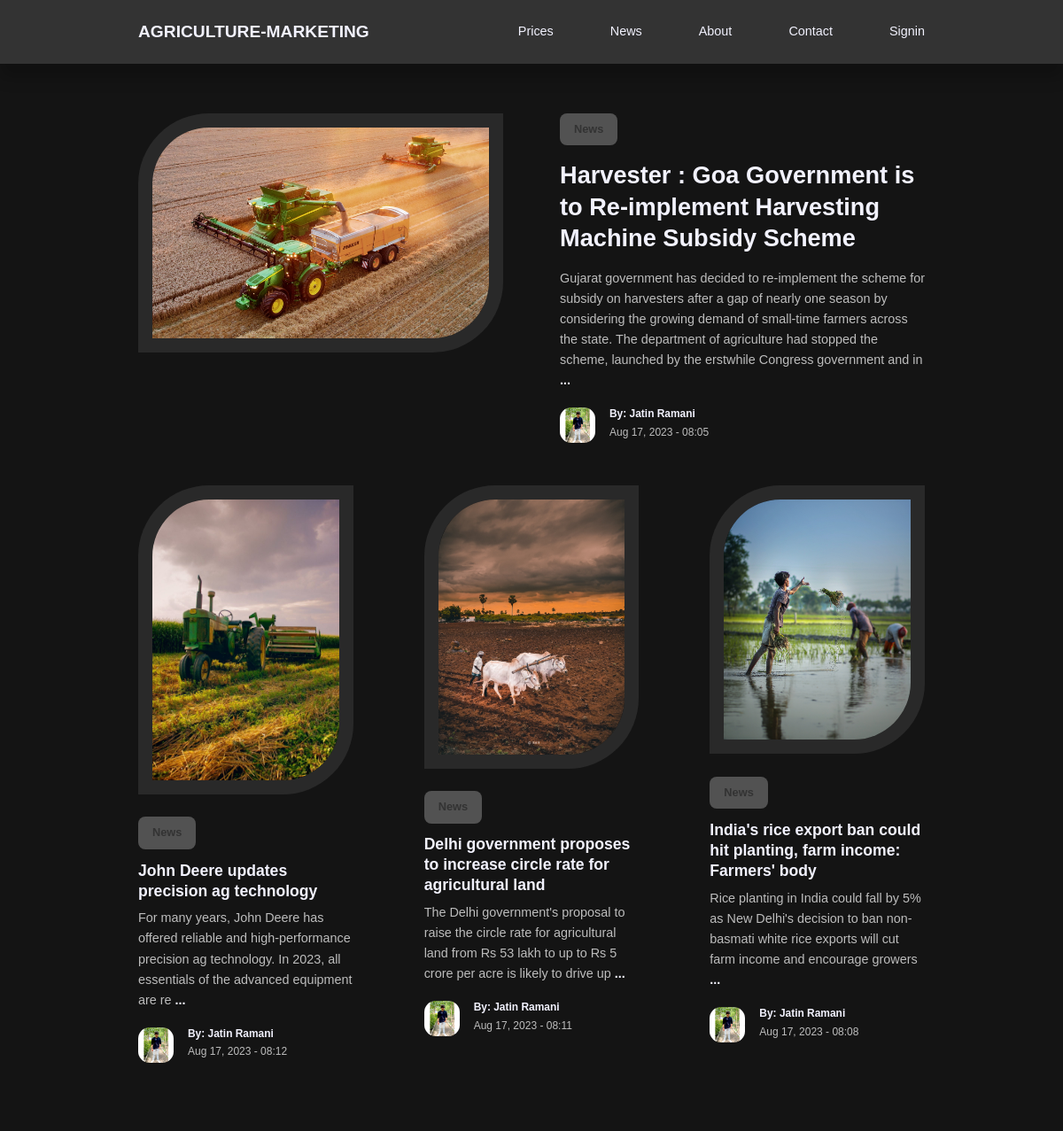
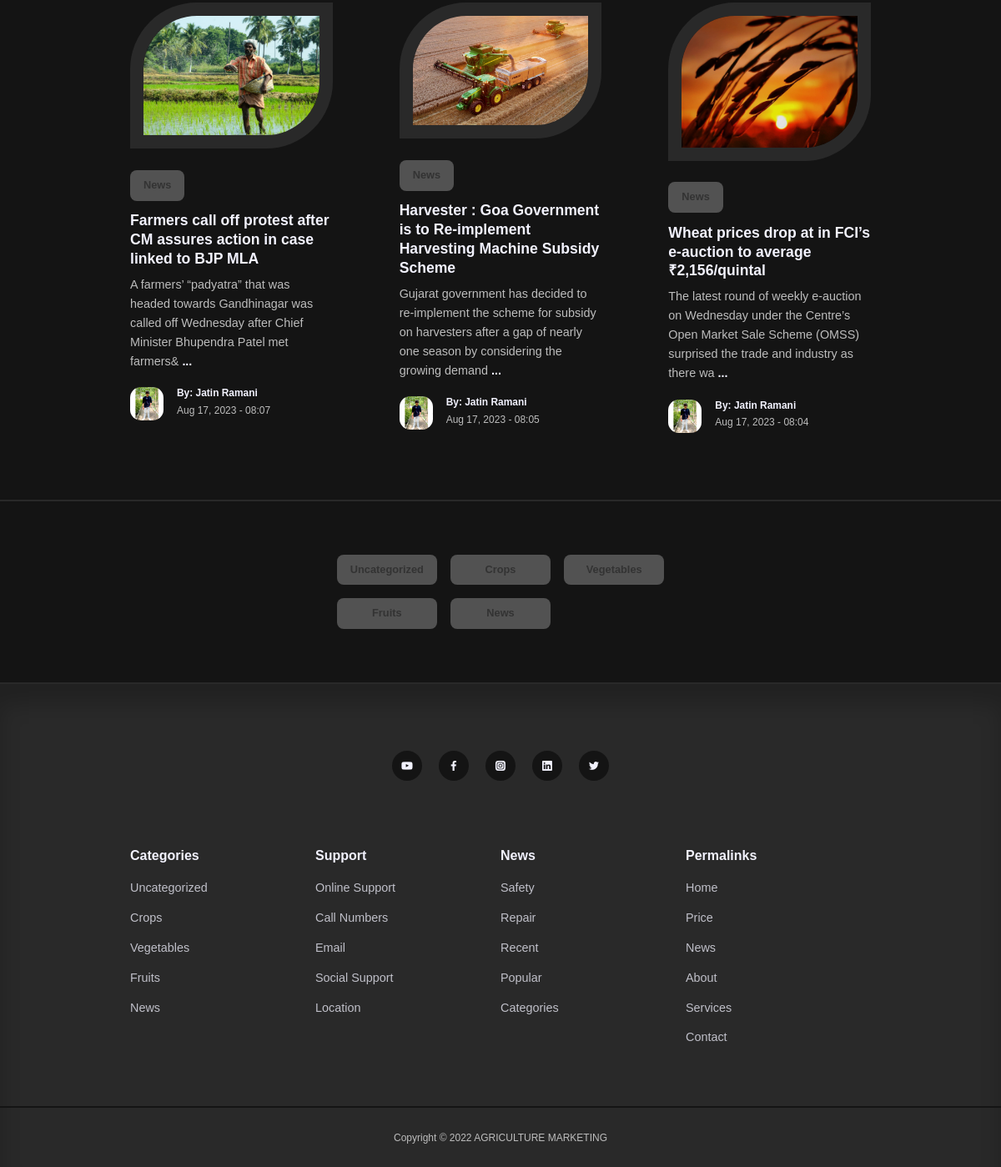
The page / on the database its author committed (2 pictures, top to bottom).
### tables this page shows
CREATE TABLE `posts` (
  `id` int(11) UNSIGNED NOT NULL,
  `title` varchar(255) NOT NULL,
  `body` text NOT NULL,
  `thumbnail` varchar(255) NOT NULL,
  `date_time` timestamp NOT NULL DEFAULT current_timestamp(),
  `category_id` int(11) UNSIGNED DEFAULT NULL,
  `author_id` int(11) UNSIGNED NOT NULL,
  `is_featured` tinyint(1) NOT NULL
);

CREATE TABLE `categories` (
  `id` int(11) UNSIGNED NOT NULL,
  `title` varchar(50) NOT NULL,
  `description` text NOT NULL
);

CREATE TABLE `users` (
  `id` int(11) UNSIGNED NOT NULL,
  `firstname` varchar(50) NOT NULL,
  `lastname` varchar(50) NOT NULL,
  `username` varchar(50) NOT NULL,
  `email` varchar(50) NOT NULL,
  `password` varchar(255) NOT NULL,
  `avatar` varchar(255) NOT NULL,
  `is_admin` tinyint(1) NOT NULL
);

### index.php (the view)
<?php include 'partials/header.php';
$featured_query = "SELECT * FROM posts WHERE is_featured=1";
$featured_result = mysqli_query($connection, $featured_query);
$featured= mysqli_fetch_assoc($featured_result);
$query= "SELECT * FROM posts ORDER BY date_time DESC LIMIT 6";
$posts = mysqli_query($connection, $query);
?>
<?php if (mysqli_num_rows($featured_result) == 1) : ?>
<section class="featured">
    <div class="container featured__container">
        <div class="post__thumbnail">
           <a href="<?= ROOT_URL ?>post.php?id=<?= $featured['id'] ?>"> <img src="./images/<?= $featured['thumbnail'] ?>"></a>
        </div>
        <div class="post__info">
            <?php
            $category_id = $featured['category_id'];
            $category_query = "SELECT * FROM categories WHERE id=$category_id";
            $category_result = mysqli_query($connection, $category_query);
            $category = mysqli_fetch_assoc($category_result);
            ?>
            <a href="<?= ROOT_URL ?>category-post.php?id=<?= $category['id'] ?>" class="category__button" ><?= $category['title'] ?></a>
            <h2 class="post__title"><a href="<?= ROOT_URL ?>post.php?id=<?= $featured['id'] ?>"><?= $featured['title'] ?></a></h2>
            <p class="post__body">
            <?= substr($featured['body'], 0, 300) ?><a href="<?= ROOT_URL ?>post.php?id=<?= $featured['id'] ?>"> <b>...</b></a>
           </p>
            <div class="post__author">
                <?php
                $author_id = $featured[ 'author_id'];
                $author_query = "SELECT * FROM users WHERE id=$author_id";
                $author_result = mysqli_query($connection, $author_query);
                $author= mysqli_fetch_assoc($author_result);
                ?>
                <div class="post__author-avatar">
                    <img src="./images/<?= $author['avatar'] ?>">
                </div>
                <div class="post__author-info">
                    <h5>By: <?= "{$author['firstname']} {$author['lastname']}" ?></h5>
                    <small>
                       <?= date("M d, Y - H:i", strtotime($featured['date_time'])) ?>
                    </small>
                </div>
            </div>
        </div>
   </div>
</section>
<?php endif ?>
<section class="posts <?= $featured ? '' : 'section__extra-margin' ?> ">
    <div class="container posts__container">
        <?php while ($post = mysqli_fetch_assoc($posts)) : ?>
        <article class="post">
            <div class="post__thumbnail">
            <a href="<?= ROOT_URL ?>post.php?id=<?= $post['id'] ?>"> <img src="./images/<?= $post['thumbnail'] ?>"></a>
            </div>
            <div class="post__info">
            <?php
            $category_id = $post['category_id'];
            $category_query = "SELECT * FROM categories WHERE id=$category_id";
            $category_result = mysqli_query($connection, $category_query);
            $category = mysqli_fetch_assoc($category_result);
            ?>
                <a href="<?= ROOT_URL ?>category-post.php?id=<?= $category['id'] ?>" class="category__button"><?= $category['title'] ?></a>
                <h3 class="post__title">
                    <a href="<?= ROOT_URL ?>post.php?id=<?= $post['id'] ?>"><?= $post['title'] ?></a>
                </h3>
            <p class="post__body">
            <?= substr($post['body'], 0, 150) ?><a href="<?= ROOT_URL ?>post.php?id=<?= $post['id'] ?>"> <b>...</b></a>
            </p>
            <div class="post__author">
            <?php
                $author_id = $post[ 'author_id'];
                $author_query = "SELECT * FROM users WHERE id=$author_id";
                $author_result = mysqli_query($connection, $author_query);
                $author= mysqli_fetch_assoc($author_result);
                ?>
                <div class="post__author-avatar">
                    <img src="./images/<?= $author['avatar'] ?>">
                </div>
                <div class="post__author-info">
                      <h5>By: <?= "{$author['firstname']} {$author['lastname']}" ?></h5>
                      <small>
                      <?= date("M d, Y - H:i", strtotime($post['date_time'])) ?>
                      </small>
                </div>
            </div>
        </div>
        </article>
        <?php endwhile ?>
        </div>
    </section>
    <section class="category__buttons">
        <div class="container category__buttons-container">
            <?php
            $all_categories_query = "SELECT * FROM categories";
            $all_categories = mysqli_query($connection, $all_categories_query);
            ?>
            <?php while ($category = mysqli_fetch_assoc($all_categories)) : ?>
                <a href="<?= ROOT_URL ?>category-post.php?id=<?= $category['id'] ?>" class="category__button"><?= $category['title'] ?></a>
            <?php endwhile ?>
            </div>
      </section>
      <?php include 'partials/footer.php'; ?>

### partials/header.php (shortened to what this page needs)
<!DOCTYPE html>
<html lang="en">
  <head>
     <link rel="stylesheet" href="<?= ROOT_URL ?>css/style.css">
     <link rel="stylesheet" href="https://unicons.iconscout.com/release/v4.0.0/css/line.css">
     <link href="<?= ROOT_URL ?>css/fonts.css" rel="stylesheet">
  </head>
 <body>
    <nav>
        <div class="container nav_container">
            <a href="<?= ROOT_URL ?>" class="nav__logo">AGRICULTURE-MARKETING</a>
            <ul class="nav__items">
                <li><a href="<?= ROOT_URL ?>price.php">Prices</a></li>
                <li><a href="<?= ROOT_URL ?>news.php">News</a></li>
                <li><a href="<?= ROOT_URL ?>about.php">About</a></li>
             <li><a href="<?= ROOT_URL ?>contact.php">Contact</a></li>
             <?php if(isset($_SESSION['user-id'])): ?>
               <li class="nav_profile">
               <div class="avatar">
                   <img src="<?= ROOT_URL . 'images/' . $avatar['avatar'] ?>">
               </div>
             <ul>
                <li><a href="<?= ROOT_URL ?>admin/index.php">Dashboard</a></li>
                <li><a href="<?= ROOT_URL ?>logout.php">Logout</a></li>
             </ul>
             </li>
             <?php else : ?>
             <li><a href="<?= ROOT_URL ?>signin.php">Signin</a></li>
             <?php endif ?>
           </ul>
        </div>
</nav>

### partials/footer.php (shortened to what this page needs)
<?php
require 'config/database.php';
?>
<footer>
            <div class="footer__socials">
                <a href="https://youtube.com"  target="_blank"><i class="uil uil-youtube"></i></a>
                <a href="https://facebook.com" target="_blank"><i class="uil uil-facebook-f"></i></a>
                <a href="https://instagram.com" target="_blank"><i class="uil uil-instagram-alt"></i></a>
                <a href="https://linkedin.com" target="_blank"><i class="uil uil-linkedin"></i></a>
                <a href="https://twitter.com" target="_blank"><i class="uil uil-twitter"></i></a>
            </div>
         <div class="container footer__container">
            <article>
                <h4>Categories</h4>
                <ul>
                <?php
            $all_categories_query = "SELECT * FROM categories";
            $all_categories = mysqli_query($connection, $all_categories_query);
            ?>
                <?php while ($category = mysqli_fetch_assoc($all_categories)) : ?>
                   <li><a href="<?= ROOT_URL ?>category-post.php?id=<?= $category['id'] ?>"><?= $category['title'] ?></a></li>
                   <?php endwhile ?>
                    </ul>
              </article>
              <article>
                <h4>Support</h4>
                <ul>
                   <li><a href="">Online Support</a></li>
                   <li><a href="">Call Numbers</a></li>
                   <li><a href="">Email</a></li>
                   <li><a href="">Social Support</a></li>
                   <li><a href="">Location</a></li>
                    </ul>
              </article>
               <article>
                <h4>News</h4>
                <ul>
                   <li><a href="">Safety</a></li>
                   <li><a href="">Repair</a></li>
                   <li><a href="">Recent</a></li>
                   <li><a href="">Popular</a></li>
                   <li><a href="">Categories</a></li>
                    </ul>
              </article>
              <article>
                <h4>Permalinks</h4>
                <ul>
                   <li><a href="<?= ROOT_URL ?>">Home</a></li>
                   <li><a href="<?= ROOT_URL ?>price.php">Price</a></li>
                   <li><a href="<?= ROOT_URL ?>news.php">News</a></li>
                   <li><a href="<?= ROOT_URL ?>about.php">About</a></li>
                   <li><a href="<?= ROOT_URL ?>services.php">Services</a></li>
                   <li><a href="<?= ROOT_URL ?>contact.php">Contact</a></li>
                    </ul>
              </article>
              </div>
              <div class="footer__copyright">
                <small>Copyright &copy; 2022 AGRICULTURE MARKETING</small>
              </div>
     </footer>
</body>
</html>

### css/style.css (style rules this page uses)
:root { --color-primary: #333333; --color-primary-light: #525252; --color-primary-variant: #BDBDBD; --color-red: #da0f0f; --color-red-light: hsl(346, 87%, 46%, 15%); --color-green: #00c476; --color-green-light: hsl(156, 100%, 38%, 15%); --color-gray-900: #292929; --color-gray-700: #4A4A4A; --color-gray-300: rgba(242, 242, 254, 0.3); --color-gray-200: rgba(242, 242, 254, 0.7); --color-white:#f2f2fe; --color-bg: #141414; --transition: all 300ms ease; --container-width-lg: 74%; --container-width-md: 88%; --form-width: 40%; --card-border-radius-1: 0.3rem; --card-border-radius-2: 0.5rem; --card-border-radius-3: 0.8rem; --card-border-radius-4: 2rem; --card-border-radius-5: 5rem; }
* { margin: 0; padding: 0; outline: 0; border: 0; appearance: 0; list-style: none; text-decoration: none; box-sizing: border-box; }
body { font-family: 'Montserrat', sans-serif; line-height: 1.6; color: var(--color-primary-variant); overflow-x: hidden; background: var(--color-bg); font-size: 0.9rem; }
.container { width: var(--container-width-lg); max-width: 1800px; margin-inline : auto; }
section { margin-top: 3rem; width: 100vw; }
h1, h2, h3, h4, h5 { color: var(--color-white); line-height: 1.3; }
h2 { font-size: 1.7rem; margin: 1rem 0; }
h3 { font-size: 1.1rem; margin: 0.8rem 0 0.5rem; }
h4 { font-size: 1rem; }
a { color: var(--color-white); transition: var(--transition); }
img { display: block; width: 100%; object-fit: cover; }
nav { background: var(--color-primary); width: 100vw; height: 4.5rem; position : fixed; top: 0; z-index: 10; box-shadow: 0 1rem 1rem rgba(0, 0, 0, 0.2); }
.nav_container { height: 100%; display: flex; align-items: center; justify-content: space-between; }
.nav__logo { font-weight: 600; font-size: 1.2rem; }
.nav__items { display: flex; align-items: center; gap: 4rem; }
.category__button { background: var(--color-primary-light); color: var(--color-primary); display: inline-block; padding: 0.5rem 1rem; border-radius: var(--card-border-radius-2); font-weight: 600; font-size: 0.8rem; text-align: center; }
.post__thumbnail { border-radius: var(--card-border-radius-5) 0; border: 1rem solid var(--color-gray-900); overflow: hidden; margin-bottom: 1.6rem; }
.post__author { display: flex; gap: 1rem; margin-top: 1.2rem; }
.post__author-avatar { width: 2.5rem; height: 2.5rem; border-radius: var(--card-border-radius-3); overflow: hidden; }
.featured { margin-top: 8rem; }
.featured__container { display: grid; grid-template-columns: 1fr 1fr; gap: 4rem; }
.featured .post__thumbnail { height: fit-content; }
.posts__container { display: grid; grid-template-columns: repeat(3, 1fr); gap: 5rem; margin-bottom: 5rem;; }
.category__buttons { padding: 4rem 0; border-top: 2px solid var(--color-gray-900); border-bottom: 2px solid var(--color-gray-900); }
.category__buttons-container { width: fit-content; display: grid; grid-template-columns: repeat(3, 1fr); gap: 1rem; }
footer { background: var(--color-gray-900); padding: 5rem 0 0; box-shadow: inset 0 1.5rem 1.5rem rgba(0, 0, 0, 0.2); }
.footer__socials { margin-inline: auto; width: fit-content; margin-bottom: 5rem; display: flex; justify-content: space-between; align-items: center; gap: 1.2rem; }
.footer__socials a { background: var(--color-bg); border-radius: 50%; width: 2.3rem; height: 2.3rem; display: flex; align-items: center; justify-content: center; }
.footer__container { display: grid; grid-template-columns: repeat(4, 1fr); }
footer h4 { color: var(--color-white); margin-bottom: 0.6rem; }
footer ul li { padding: 0.4rem 0; }
footer ul a { opacity: 0.75; }
.footer__copyright { text-align: center; padding: 1.5rem 0; border-top: 2px solid var(--color-bg); margin-top: 4rem; color: #BDBDBD; }

### rows shown on the page
posts: thumbnail (picture), title "Harvester : Goa Government is to Re-implement Harvesting Machine Subsidy Scheme", body "Gujarat government has decided to re-implement the scheme for subsidy on harvesters after a gap of nearly one season by considering the growing demand of small-time farmers across the state. The department of agriculture had stopped the scheme, launched by the erstwhile Congress government and in", date_time "Aug 17, 2023 - 08:05", category.title "News", body "Gujarat government has decided to re-implement the scheme for subsidy on harvesters after a gap of nearly one season by considering the growing demand", author.avatar (picture), author.firstname "Jatin", author.lastname "Ramani"
categories: title "News"
users: avatar (picture), firstname "Jatin", lastname "Ramani"
posts: thumbnail (picture), category.title "News", title "John Deere updates precision ag technology", body "For many years, John Deere has offered reliable and high-performance precision ag technology. In 2023, all essentials of the advanced equipment are re", author.avatar (picture), author.firstname "Jatin", author.lastname "Ramani", date_time "Aug 17, 2023 - 08:12"
posts: thumbnail (picture), category.title "News", title "Delhi government proposes to increase circle rate for agricultural land", body "The Delhi government's proposal to raise the circle rate for agricultural land from Rs 53 lakh to up to Rs 5 crore per acre is likely to drive up", author.avatar (picture), author.firstname "Jatin", author.lastname "Ramani", date_time "Aug 17, 2023 - 08:11"
posts: thumbnail (picture), category.title "News", title "India's rice export ban could hit planting, farm income: Farmers' body", body "Rice planting in India could fall by 5% as New Delhi's decision to ban non-basmati white rice exports will cut farm income and encourage growers", author.avatar (picture), author.firstname "Jatin", author.lastname "Ramani", date_time "Aug 17, 2023 - 08:08"
posts: thumbnail (picture), category.title "News", title "Farmers call off protest after CM assures action in case linked to BJP MLA", body "A farmers’ “padyatra” that was headed towards Gandhinagar was called off Wednesday after Chief Minister Bhupendra Patel met farmers&", author.avatar (picture), author.firstname "Jatin", author.lastname "Ramani", date_time "Aug 17, 2023 - 08:07"
posts: thumbnail (picture), category.title "News", title "Wheat prices drop at in FCI’s e-auction to average ₹2,156/quintal", body "The latest round of weekly e-auction on Wednesday under the Centre’s Open Market Sale Scheme (OMSS) surprised the trade and industry as there wa", author.avatar (picture), author.firstname "Jatin", author.lastname "Ramani", date_time "Aug 17, 2023 - 08:04"
categories: title "Uncategorized"
categories: title "Crops"
categories: title "Vegetables"
categories: title "Fruits"
